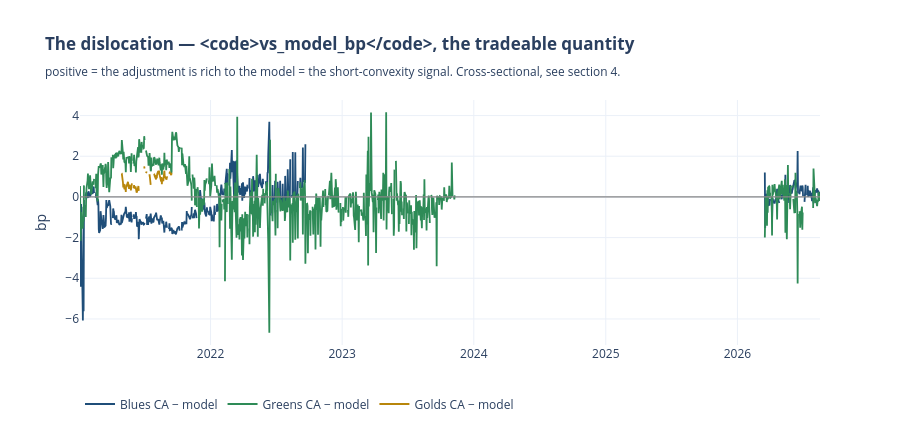

Notebook source saved alongside this figure:
### Code cell
figdis = go.Figure()
for _c in _ORDER:
    _line(figdis, COLOURS[_c]["vs_model_bp"], f"{_c} CA − model", _COL.get(_c, "#333"),
          width=1.8)
figdis.add_hline(y=0.0, line=dict(color=PALETTE["zero"], width=1.2))
figdis.update_layout(
    title=("<b>The dislocation — <code>vs_model_bp</code>, the tradeable quantity</b>"
           "<br><sub>positive = the adjustment is rich to the model = the short-convexity "
           "signal. Cross-sectional, see section 4.</sub>"),
    yaxis=dict(title="bp"), template="plotly_white", height=430,
    legend=dict(orientation="h", yanchor="bottom", y=-0.30, x=0))
figdis.show()

### Figure 1 — Plotly figure (JSON) as saved in the notebook; plotly's stock layout.template omitted (floating-point values rounded to 4 significant figures; data arrays with more than 128 entries replaced by an {"elided": "..."} marker saying what was removed)
{"data": [{"connectgaps": false, "line": {"color": "#1f4e79", "width": 1.8}, "mode": "lines", "name": "Blues CA − model", "type": "scatter", "x": {"elided": "1467 str values"}, "y": {"elided": "1467 float values"}, "yaxis": "y"}, {"connectgaps": false, "line": {"color": "#2e8b57", "width": 1.8}, "mode": "lines", "name": "Greens CA − model", "type": "scatter", "x": {"elided": "1467 str values"}, "y": {"elided": "1467 float values"}, "yaxis": "y"}, {"connectgaps": false, "line": {"color": "#b8860b", "width": 1.8}, "mode": "lines", "name": "Golds CA − model", "type": "scatter", "x": {"elided": "770 str values"}, "y": {"elided": "770 float values"}, "yaxis": "y"}], "layout": {"height": 430, "legend": {"orientation": "h", "x": 0, "y": -0.3, "yanchor": "bottom"}, "shapes": [{"line": {"color": "#888888", "width": 1.2}, "type": "line", "x0": 0, "x1": 1, "xref": "x domain", "y0": 0, "y1": 0, "yref": "y"}], "title": {"text": "<b>The dislocation — <code>vs_model_bp</code>, the tradeable quantity</b><br><sub>positive = the adjustment is rich to the model = the short-convexity signal. Cross-sectional, see section 4.</sub>"}, "yaxis": {"title": {"text": "bp"}}}}
